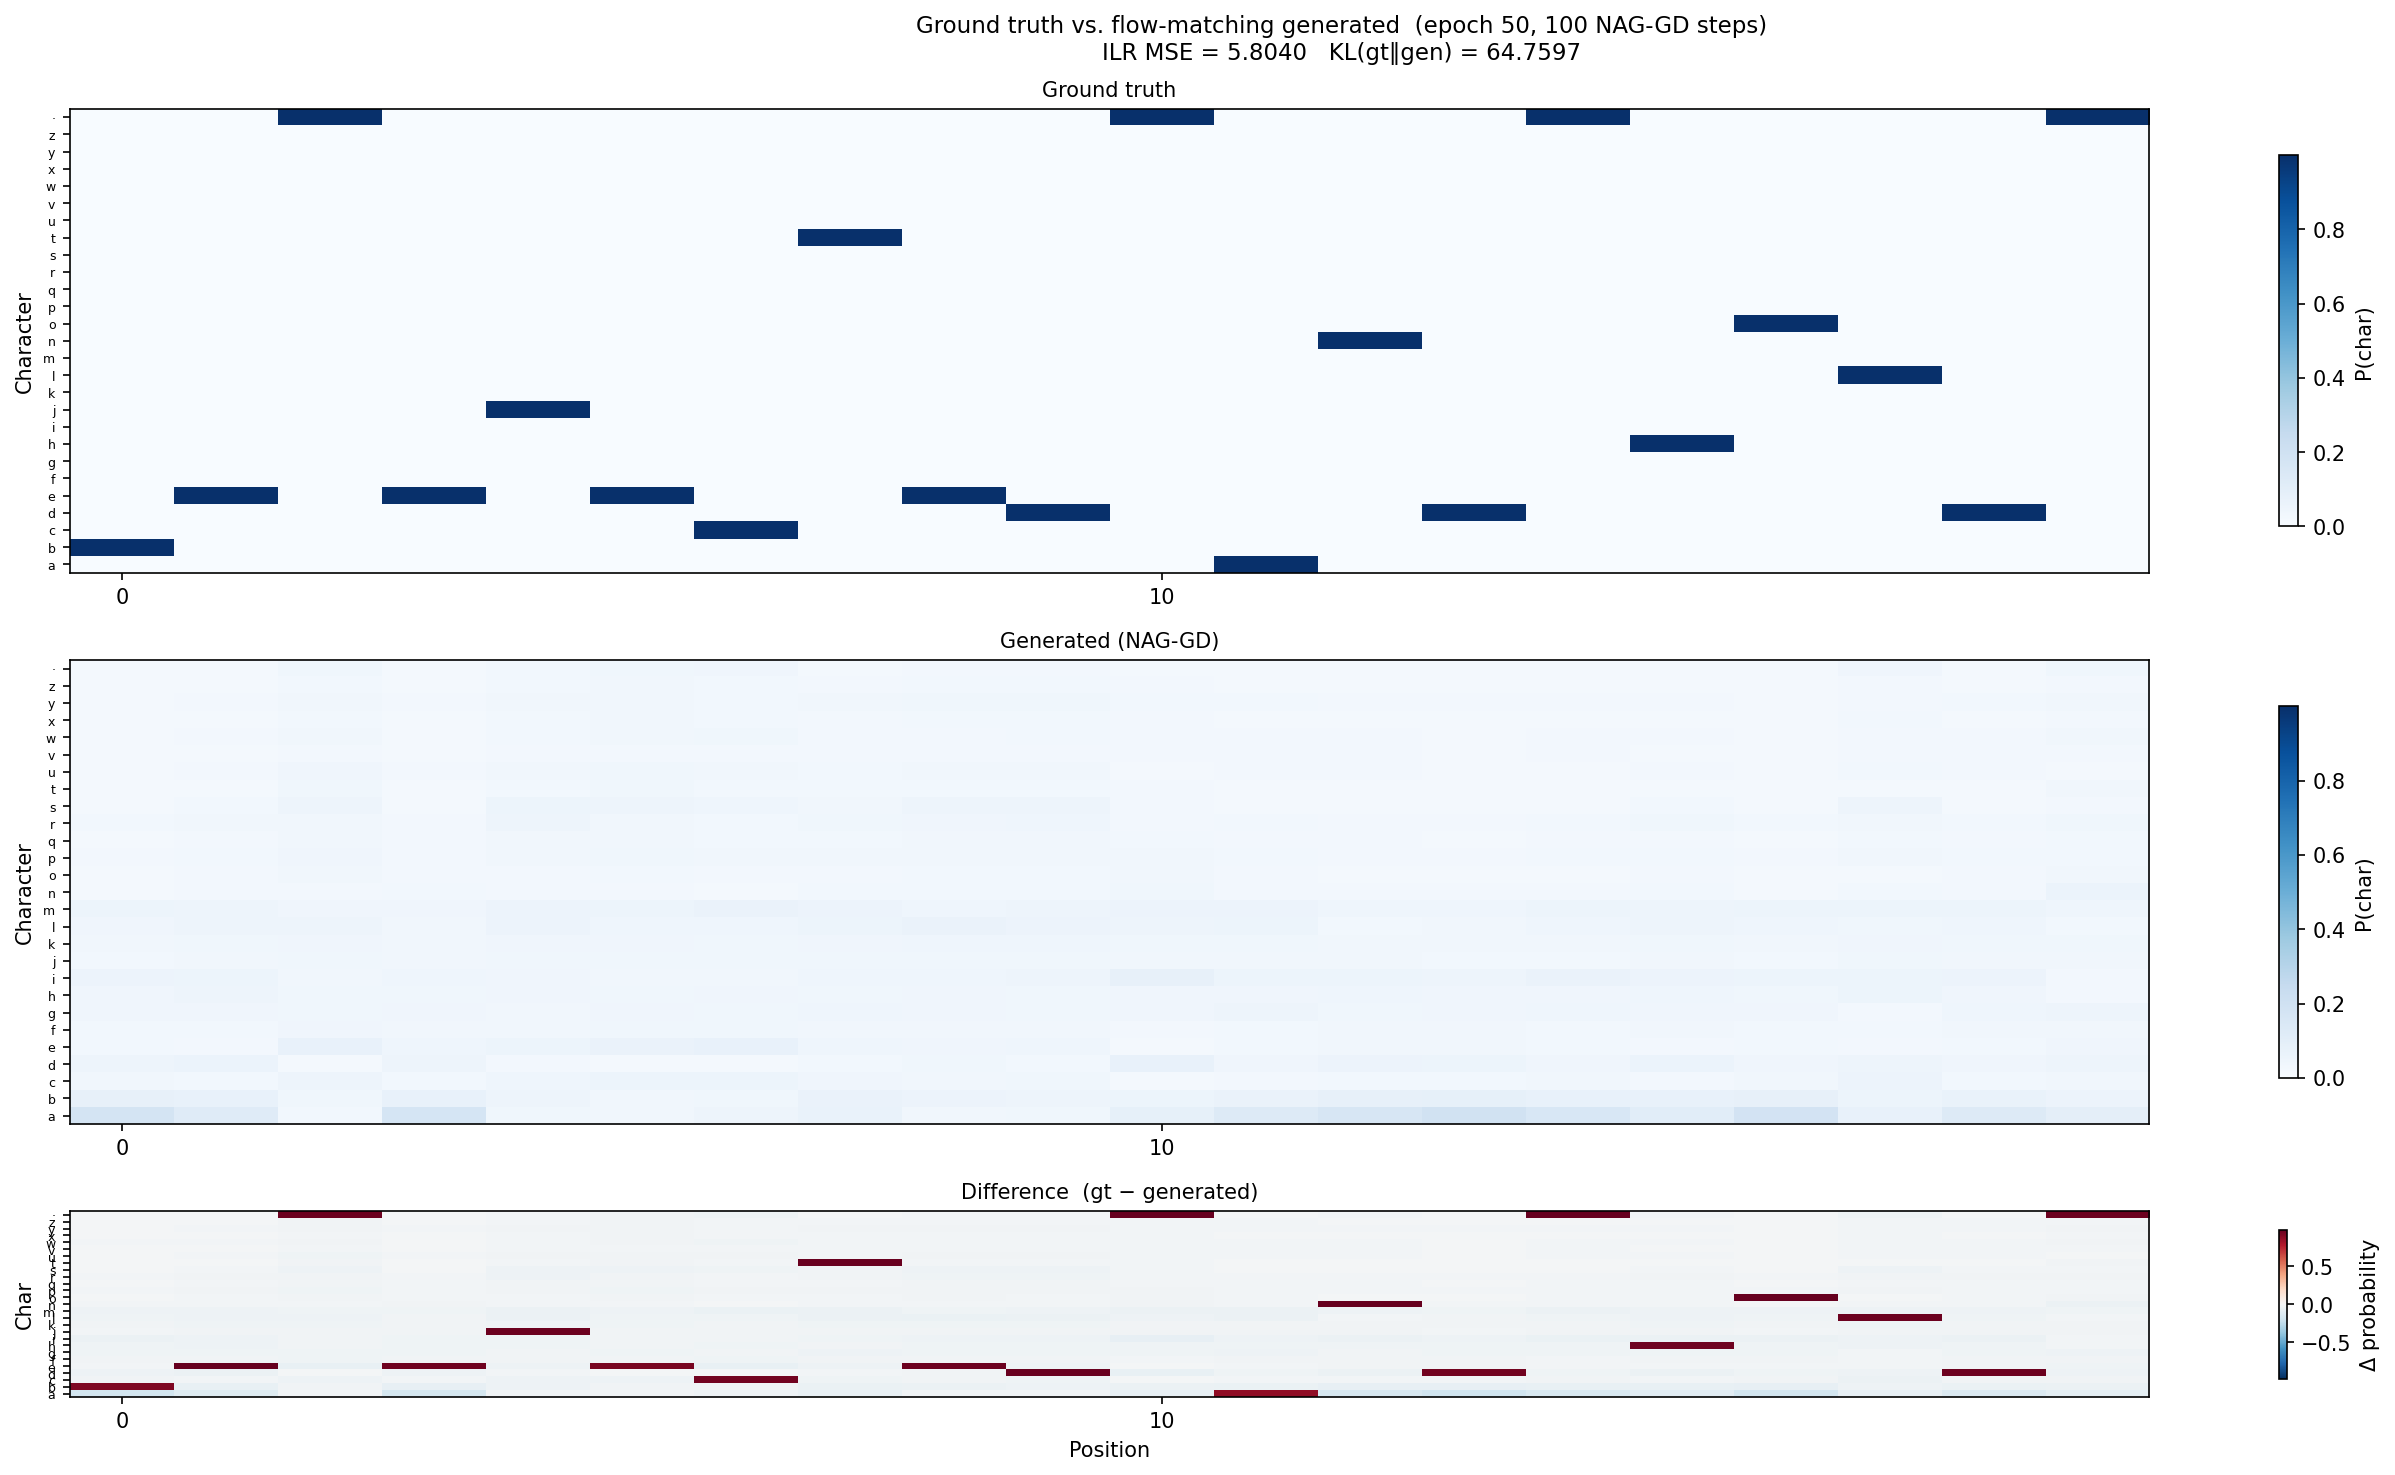

Here is the Python script that generated this plot:
"""
scripts/compare_gt_vs_gen.py

Side-by-side comparison of one ground-truth sequence and one flow-matching
generated sequence.  Shows the character-probability heatmaps and decoded text.
"""

from __future__ import annotations

import sys
from pathlib import Path

ROOT = Path(__file__).resolve().parent.parent
sys.path.insert(0, str(ROOT / "src"))

import torch
import torch.nn.functional as F
import matplotlib.pyplot as plt
import matplotlib.ticker as ticker

import aitchinson_flow.models  # noqa: F401 — populate model registry
from aitchinson_flow.config import Config, TransformerConfig, TransformationConfig
from aitchinson_flow.models import build_model
from aitchinson_flow.geometry import ilr, ilr_inv
from aitchinson_flow.data.char_window_dataset import (
    text_to_windows,
    CHAR2ID,
)

ALPHABET = "".join(sorted(CHAR2ID, key=CHAR2ID.__getitem__))

CKPT = ROOT / "checkpoints/epoch_final.pt"
LABEL_SMOOTHING = 1e-1
ETA = 0.05
MU = 0.9
N_STEPS = 100


def make_log_x(seq: torch.Tensor) -> torch.Tensor:
    """Token IDs (L,) → log-probs (1, L, K)."""
    oh = F.one_hot(seq.clamp(0, K - 1), K).float()
    return ((1.0 - LABEL_SMOOTHING) * oh + LABEL_SMOOTHING / K).log().unsqueeze(0)


@torch.no_grad()
def nag_gd(model, x0, *, n_steps, eta, mu):
    x = x0.clone()
    x_last = x.clone()
    grad = model(x)
    for _ in range(n_steps):
        x_last = x.clone()
        x = x - eta * grad
        grad = model(x + mu * (x - x_last))
    return x


# ── Load model ─────────────────────────────────────────────────────────────────

print("Loading checkpoint…")
ckpt = torch.load(CKPT, map_location="cpu", weights_only=False)
cfg_d = ckpt["cfg"]
device = torch.device(cfg_d["training"]["device"])

cfg = Config()
cfg.transformer = TransformerConfig(**cfg_d["transformer"])
cfg.transformation = TransformationConfig(**cfg_d["transformation"])
cfg.text8_dataset.L = cfg_d["text8_dataset"]["L"]
cfg.text8_dataset.K = cfg_d["text8_dataset"]["K"]
K = cfg.text8_dataset.K
L = cfg.text8_dataset.L

model = build_model(cfg).to(device)
model.load_state_dict(ckpt["model_state_dict"])
model.eval()
print(f"  epoch {ckpt['epoch']}  |  device: {device}")

# ── Load one test sequence ─────────────────────────────────────────────────────

print("Loading text8 test split…")
try:
    from datasets import load_dataset

    ds = load_dataset(
        "afmck/text8", split="test", streaming=True, trust_remote_code=False
    )
    raw_text = next(iter(ds))["text"]
except Exception as exc:
    sys.exit(f"Could not load text8: {exc}")

seq = text_to_windows(raw_text, L)[0].to(device)  # (L,)
gt_text = "".join(ALPHABET[i] for i in seq.cpu().tolist())
print(f"  Ground truth: '{gt_text}'")

# ── Ground truth: token IDs → ILR ─────────────────────────────────────────────

log_x_gt = make_log_x(seq).to(device)  # (1, L, K)
x_gt_ilr = ilr(log_x_gt)  # (1, L, K-1)
lp_gt = ilr_inv(x_gt_ilr, K)  # (1, L, K) log-probs

# ── Generated: NAG-GD from uniform x0 ─────────────────────────────────────────

print(f"Generating via NAG-GD ({N_STEPS} steps)…")
x0 = torch.zeros(1, L, K - 1, device=device)
x_gen_ilr = nag_gd(model, x0, n_steps=N_STEPS, eta=ETA, mu=MU)  # (1, L, K-1)
lp_gen = ilr_inv(x_gen_ilr, K)  # (1, L, K) log-probs

ids_gen = lp_gen[0].argmax(dim=-1)
gen_text = "".join(ALPHABET[i] for i in ids_gen.cpu().tolist())
print(f"  Generated:    '{gen_text}'")

# ── Tensor-level comparison ────────────────────────────────────────────────────

ilr_mse = (x_gt_ilr - x_gen_ilr).pow(2).mean().item()
prob_kl = F.kl_div(lp_gen, lp_gt.exp(), reduction="batchmean").item()
print(f"\n  ILR MSE:  {ilr_mse:.4f}")
print(f"  KL(gt‖gen): {prob_kl:.4f}")

# ── Plot ───────────────────────────────────────────────────────────────────────

probs_gt = lp_gt[0].exp().cpu()  # (L, K)
probs_gen = lp_gen[0].exp().cpu()  # (L, K)

tick_labels = [c if c != " " else "·" for c in ALPHABET]
vmax = max(probs_gt.max().item(), probs_gen.max().item())

fig, axes = plt.subplots(
    3, 1, figsize=(18, 10), gridspec_kw={"height_ratios": [1, 1, 0.4]}
)
fig.suptitle(
    f"Ground truth vs. flow-matching generated  (epoch {ckpt['epoch']}, "
    f"{N_STEPS} NAG-GD steps)\n"
    f"ILR MSE = {ilr_mse:.4f}   KL(gt‖gen) = {prob_kl:.4f}",
    fontsize=11,
)

for ax, probs, title in zip(
    axes[:2], [probs_gt, probs_gen], ["Ground truth", "Generated (NAG-GD)"]
):
    im = ax.imshow(
        probs.T,
        aspect="auto",
        origin="lower",
        vmin=0,
        vmax=vmax,
        cmap="Blues",
        interpolation="nearest",
    )
    ax.set_title(title, fontsize=10)
    ax.set_ylabel("Character")
    ax.set_yticks(range(K))
    ax.set_yticklabels(tick_labels, fontsize=6)
    ax.xaxis.set_major_locator(ticker.MultipleLocator(10))
    fig.colorbar(im, ax=ax, shrink=0.8, label="P(char)")

# Difference heatmap
diff = (probs_gt - probs_gen).T  # (K, L)
lim = diff.abs().max().item()
ax = axes[2]
im = ax.imshow(
    diff,
    aspect="auto",
    origin="lower",
    vmin=-lim,
    vmax=lim,
    cmap="RdBu_r",
    interpolation="nearest",
)
ax.set_title("Difference  (gt − generated)", fontsize=10)
ax.set_xlabel("Position")
ax.set_ylabel("Char")
ax.set_yticks(range(K))
ax.set_yticklabels(tick_labels, fontsize=6)
ax.xaxis.set_major_locator(ticker.MultipleLocator(10))
fig.colorbar(im, ax=ax, shrink=0.8, label="Δ probability")

plt.tight_layout()
out = Path(__file__).parent / "compare_gt_vs_gen.png"
plt.savefig(out, dpi=150, bbox_inches="tight")
print(f"\nSaved → {out}")
plt.show()
